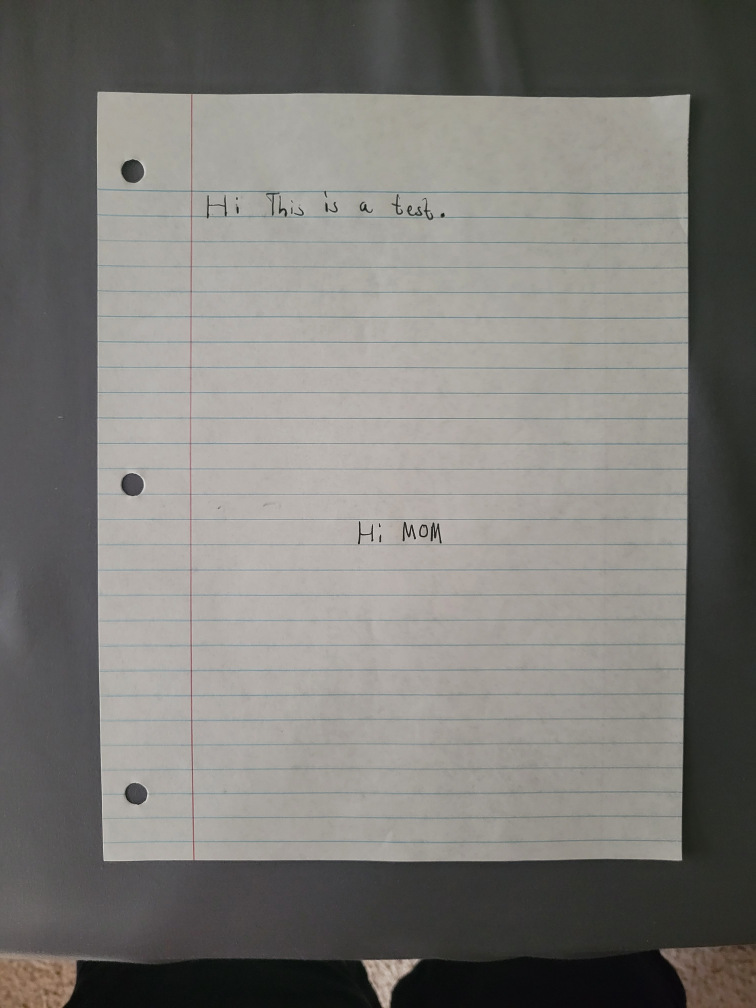
#> input picture samplepaper.jpg, 3024 x 4032 px (shown at 1/4 size)
$ python sample.py
#> lines starting #> are read from the running program, lines starting #| are printed output that depends on the picture; after the words box and inside, x2 and y2 are one past the last pixel; in counts of white or black regions, pixels touching at a corner belong together
import cv2
import pytesseract
import matplotlib.pyplot as plt
import numpy as np

# Mention the installed location of Tesseract-OCR in your system
pytesseract.pytesseract.tesseract_cmd = 'C:\Program Files\Tesseract-OCR\\tesseract'  # In case using colab after installing above modules

# Read image from which text needs to be extracted
#img = cv2.imread("sample.jpg")
og = cv2.imread("samplepaper.jpg")
#> og is the input picture: shape (4032, 3024, 3); mean B, G, R 118.9, 122.9, 124.5
img = cv2.resize(og, (768, 1024))
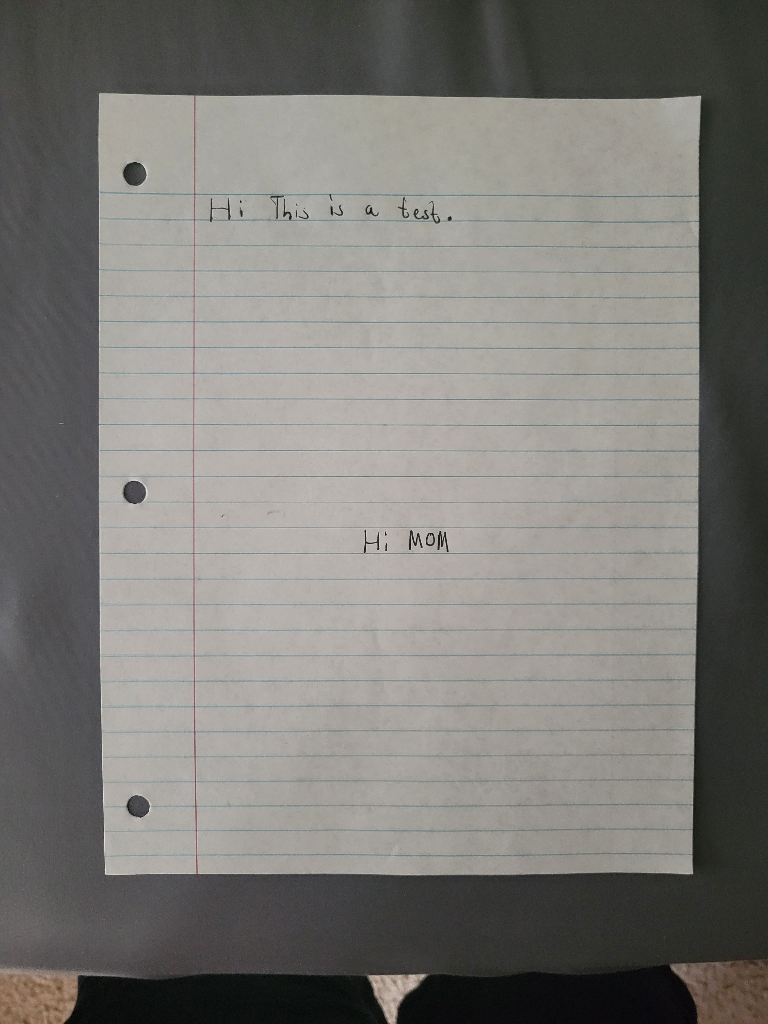
#> img: shape (1024, 768, 3); mean B, G, R 118.8, 122.8, 124.4
# Preprocessing the image starts

# Convert the image to gray scale
gray = cv2.cvtColor(img, cv2.COLOR_BGR2GRAY)
edges = cv2.Canny(gray, threshold1=50, threshold2=150)
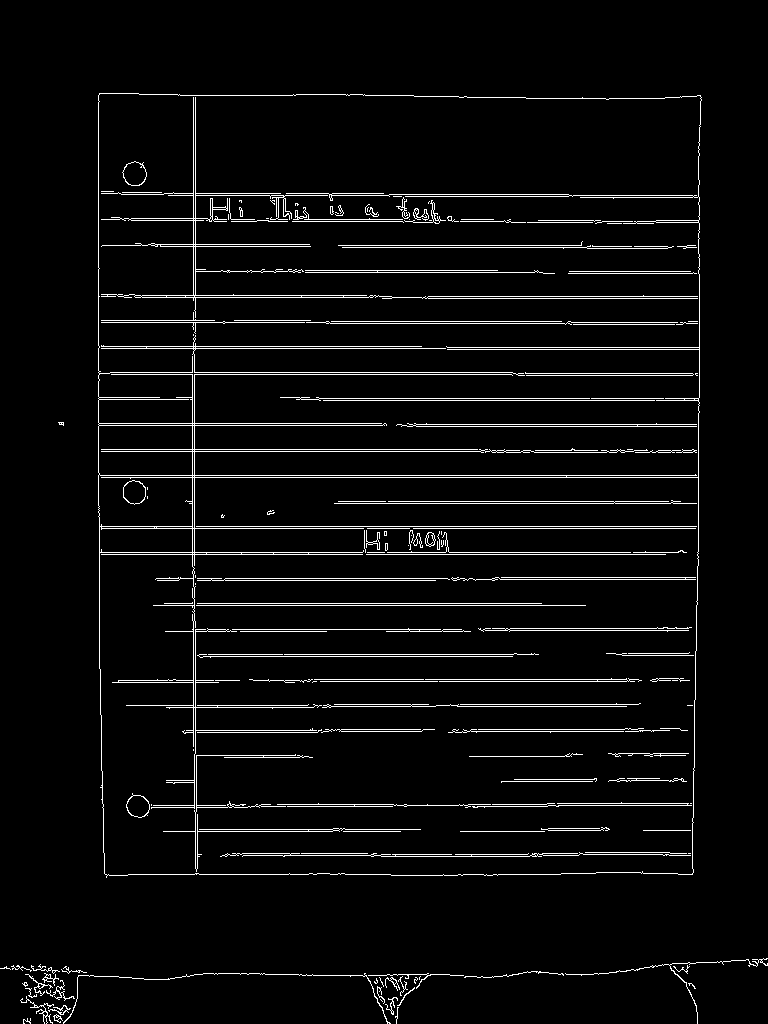
#> edges: shape (1024, 768); 4.3% white in thin lines or dots

#SHOWIMAGE
cv2.imshow("gray", edges)
cv2.waitKey(0)
#plt.imshow(thresh1)

#alt (finding corners)
corners = cv2.goodFeaturesToTrack(gray, maxCorners=4, qualityLevel=0.01, minDistance=100)
#> corners = [[415, 545], [450, 217], [277, 198], [692, 873]]
corners = np.int0(corners)
for corner in corners:
    x, y = corner.ravel()
    cv2.circle(img, (x, y), 3, (0, 255, 0), -1)
#> this loop made 4 passes
#> img: shape (1024, 768, 3); 0.01% of pixels changed, all inside (x1, y1, x2, y2) = (274, 195, 696, 877)
cv2.imshow('Corners', img)
cv2.waitKey(0)


# Performing OTSU threshold
ret, thresh1 = cv2.threshold(gray, 0, 255, cv2.THRESH_OTSU | cv2.THRESH_BINARY_INV)
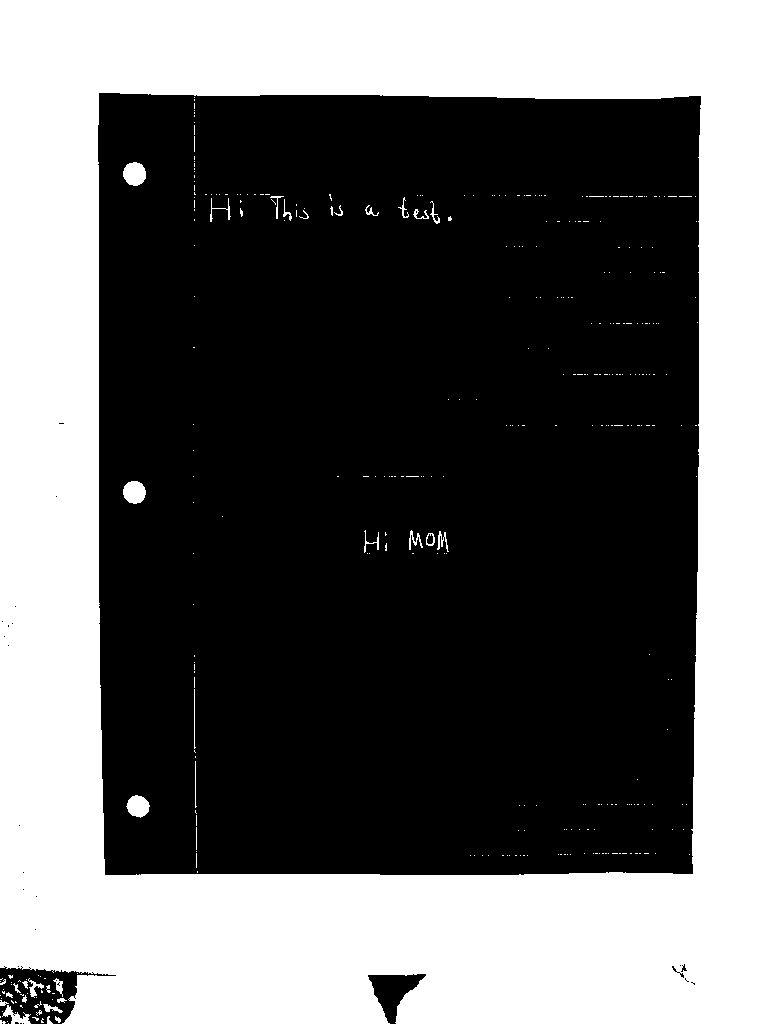
#> thresh1: shape (1024, 768); 40.7% white; 349 white regions (316 under 20 px), largest, box (x1, y1, x2, y2) and area: (0, 0, 768, 1024) 316531, (123, 162, 146, 186) 430, (123, 481, 146, 504) 414
#> ret = 113

# Specify structure shape and kernel size.
# Kernel size increases or decreases the area
# of the rectangle to be detected.
# A smaller value like (10, 10) will detect
# each word instead of a sentence.
rect_kernel = cv2.getStructuringElement(cv2.MORPH_RECT, (18, 18))

# Applying dilation on the threshold image
dilation = cv2.dilate(thresh1, rect_kernel, iterations = 1)
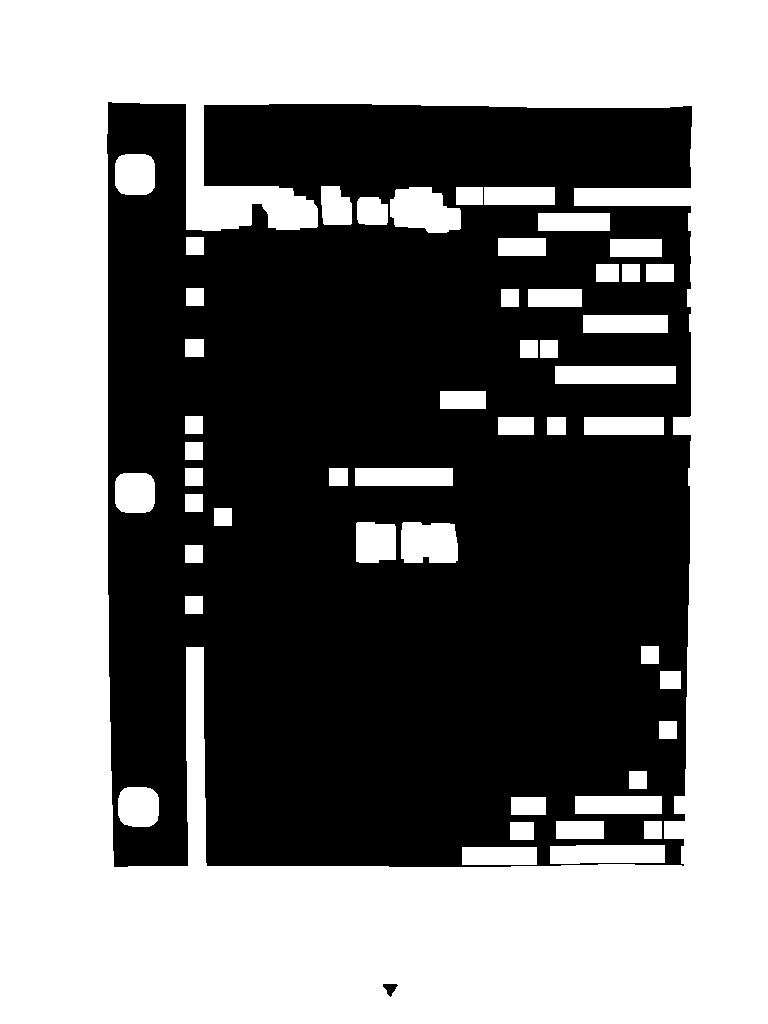
#> dilation: shape (1024, 768); 50.9% white; 2 black regions

#SHOWIMAGE
cv2.imshow("dilation", dilation)
cv2.waitKey(0)


# Finding contours
contours, hierarchy = cv2.findContours(dilation, cv2.RETR_EXTERNAL,
                                                 cv2.CHAIN_APPROX_NONE)
#> contours = 1 contour; box (x1, y1, x2, y2) and area: (0, 0, 768, 1024) 784641


# Creating a copy of image
im2 = img.copy()

# A text file is created and flushed
file = open("recognized.txt", "w+")
file.write("")
file.close()

# Looping through the identified contours
# Then rectangular part is cropped and passed on
# to pytesseract for extracting text from it
# Extracted text is then written into the text file
for cnt in contours:
    x, y, w, h = cv2.boundingRect(cnt)

    # Drawing a rectangle on copied image
    rect = cv2.rectangle(im2, (x, y), (x + w, y + h), (0, 255, 0), 2)

    #SHOWIMAGE
    cv2.imshow("gray", im2)
    cv2.waitKey(0)

    # Cropping the text block for giving input to OCR
    cropped = im2[y:y + h, x:x + w]

    # Open the file in append mode
    file = open("recognized.txt", "a")

    # Apply OCR on the cropped image
#> (the run stopped early here; a loop or call above may not have finished)

$ run again, with isolated_text.jpg copied over samplepaper.jpg
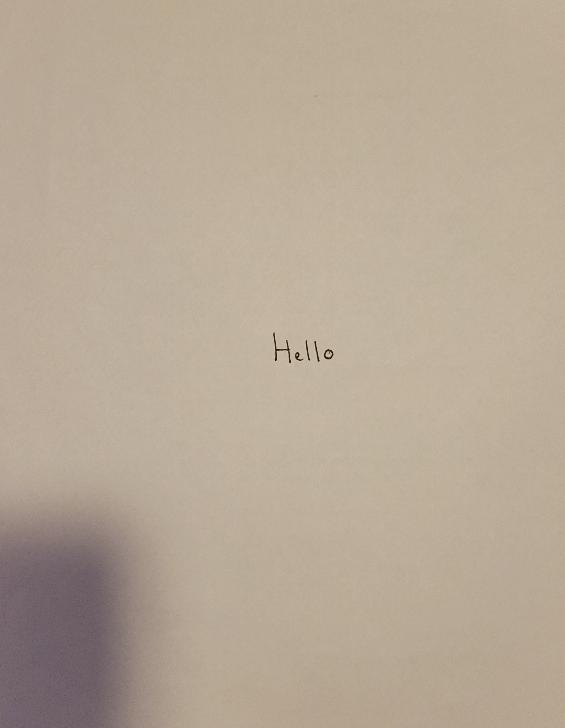
#> input picture isolated_text.jpg, 565 x 728 px
#> og is the input picture: shape (728, 565, 3); mean B, G, R 150.8, 168.1, 183.1
#> `edges = cv2.Canny(gray, threshold1=50, threshold2=150)`:
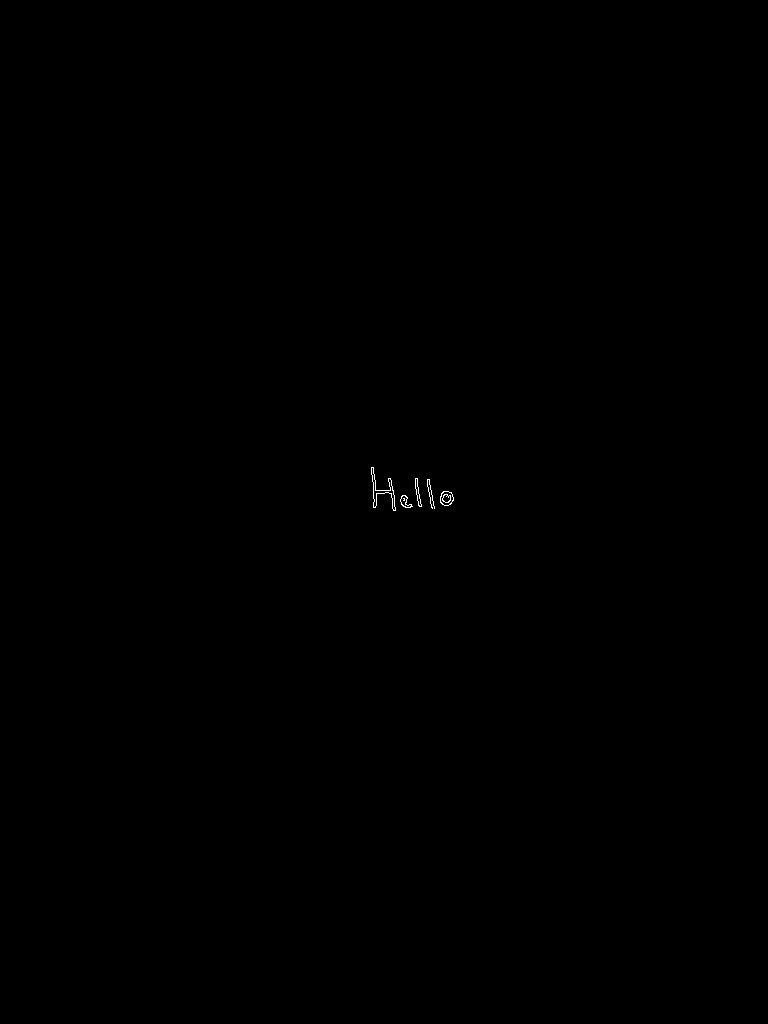
#> edges: shape (1024, 768); 0.06% white in thin lines or dots, all inside (x1, y1, x2, y2) = (371, 467, 454, 511)
#> corners = [[374, 507]]
#> the loop `for corner in corners:` made 1 pass
#> thresh1: shape (1024, 768); 7.1% white; 17 white regions (9 under 20 px), largest, box (x1, y1, x2, y2) and area: (0, 721, 197, 1024) 54801, (371, 468, 396, 511) 234, (440, 491, 454, 506) 113
#> ret = 143
#> dilation: shape (1024, 768); 8.3% white; 2 white regions
#> contours = 2 contours; box (x1, y1, x2, y2) and area: (0, 713, 211, 1024) 60166, (363, 460, 463, 520) 4264
